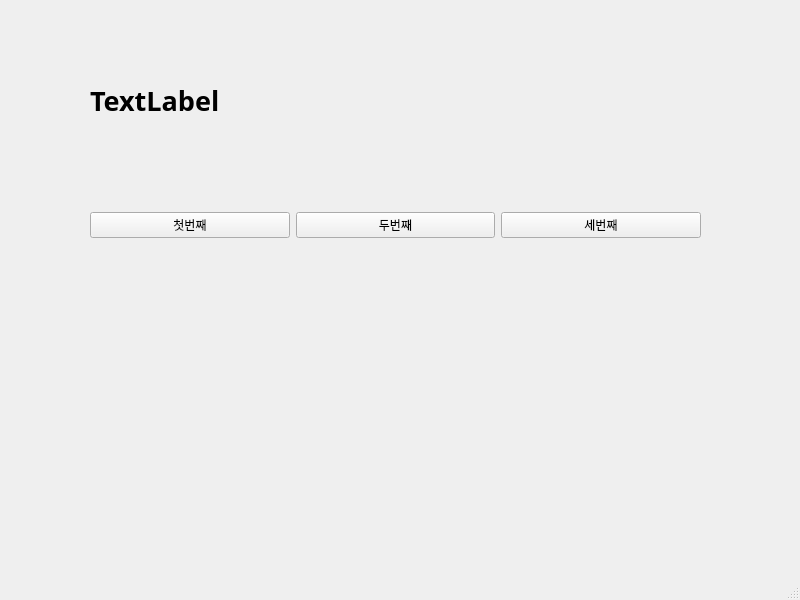
<?xml version="1.0" encoding="UTF-8"?>
<ui version="4.0">
 <class>MainWindow</class>
 <widget class="QMainWindow" name="MainWindow">
  <property name="geometry">
   <rect>
    <x>0</x>
    <y>0</y>
    <width>800</width>
    <height>600</height>
   </rect>
  </property>
  <property name="windowTitle">
   <string>MainWindow</string>
  </property>
  <widget class="QWidget" name="centralwidget">
   <widget class="QWidget" name="horizontalLayoutWidget">
    <property name="geometry">
     <rect>
      <x>90</x>
      <y>170</y>
      <width>611</width>
      <height>111</height>
     </rect>
    </property>
    <layout class="QHBoxLayout" name="horizontalLayout">
     <item>
      <widget class="QPushButton" name="pushButton">
       <property name="text">
        <string>첫번째</string>
       </property>
      </widget>
     </item>
     <item>
      <widget class="QPushButton" name="pushButton_3">
       <property name="text">
        <string>두번째</string>
       </property>
      </widget>
     </item>
     <item>
      <widget class="QPushButton" name="pushButton_2">
       <property name="text">
        <string>세번째</string>
       </property>
      </widget>
     </item>
    </layout>
   </widget>
   <widget class="QLabel" name="label">
    <property name="geometry">
     <rect>
      <x>90</x>
      <y>80</y>
      <width>471</width>
      <height>41</height>
     </rect>
    </property>
    <property name="font">
     <font>
      <family>맑은 고딕</family>
      <pointsize>20</pointsize>
      <weight>75</weight>
      <bold>true</bold>
     </font>
    </property>
    <property name="text">
     <string>TextLabel</string>
    </property>
   </widget>
  </widget>
  <widget class="QMenuBar" name="menubar">
   <property name="geometry">
    <rect>
     <x>0</x>
     <y>0</y>
     <width>800</width>
     <height>26</height>
    </rect>
   </property>
  </widget>
  <widget class="QStatusBar" name="statusbar"/>
 </widget>
 <resources/>
 <connections>
  <connection>
   <sender>pushButton</sender>
   <signal>clicked()</signal>
   <receiver>MainWindow</receiver>
   <slot>firstClick()</slot>
   <hints>
    <hint type="sourcelabel">
     <x>199</x>
     <y>249</y>
    </hint>
    <hint type="destinationlabel">
     <x>198</x>
     <y>281</y>
    </hint>
   </hints>
  </connection>
  <connection>
   <sender>pushButton_3</sender>
   <signal>clicked()</signal>
   <receiver>MainWindow</receiver>
   <slot>secondClick()</slot>
   <hints>
    <hint type="sourcelabel">
     <x>395</x>
     <y>251</y>
    </hint>
    <hint type="destinationlabel">
     <x>447</x>
     <y>323</y>
    </hint>
   </hints>
  </connection>
  <connection>
   <sender>pushButton_2</sender>
   <signal>clicked()</signal>
   <receiver>MainWindow</receiver>
   <slot>thirdClick()</slot>
   <hints>
    <hint type="sourcelabel">
     <x>580</x>
     <y>253</y>
    </hint>
    <hint type="destinationlabel">
     <x>643</x>
     <y>306</y>
    </hint>
   </hints>
  </connection>
 </connections>
 <slots>
  <slot>firstClick()</slot>
  <slot>secondClick()</slot>
  <slot>thirdClick()</slot>
 </slots>
</ui>
